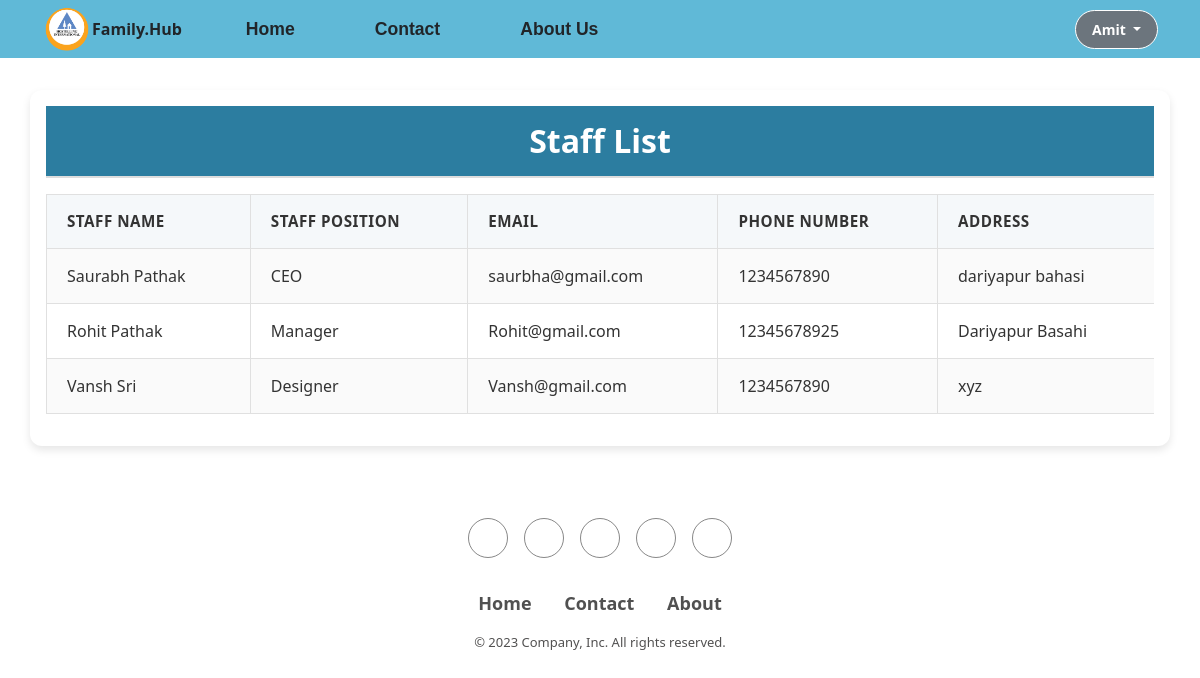
The page /staff/ (signed in) on the database its author committed.
### home/models.py (models this page shows, shortened)
class Staff(models.Model):
    name = models.CharField(max_length=100)
    designation = models.CharField(max_length=100)
    phone_number = models.CharField(max_length=15)
    email = models.EmailField(unique=True)
    address = models.TextField()
    date_of_birth = models.DateField()
    joining_date = models.DateField()
    salary = models.DecimalField(max_digits=10, decimal_places=2)

### home/views.py (the view)
# urls.py: path("staff/", views.staff_list, name="staff_list"),
@login_required
def staff_list(request):
    staff = Staff.objects.all()
    return render(request, "staff_list.html", {"staff": staff})

### templates/staff_list.html (shortened to what this page needs)
{% extends 'layout/base.html' %}
{% load static %}
{% block content %}
<div id="container">
    <h2>Staff List</h2>
    <table>
        <tr>
            <th>Staff Name</th>
            <th>Staff Position</th>
            <th>Email</th>
            <th>Phone Number</th>
            <th>Address</th>
        </tr>
        {% for staff_member in staff %}
        <tr>
            <td>{{ staff_member.name }}</td>
            <td>{{ staff_member.designation }}</td>
            <td>{{ staff_member.email }}</td>
            <td>{{ staff_member.phone_number }}</td>
            <td>{{ staff_member.address }}</td>
        </tr>
        {% endfor %}
    </table>
</div>
{% endblock content %}

### templates/components/navbar.html (shortened to what this page needs)
{% load static %}
<header class="p-1" id="navbar">
    <div class="container">
        <div class="d-flex flex-wrap align-items-center justify-content-center justify-content-lg-start">
            <img class="logo" src="{% static '/images/logo2.png' %}" style="width: 50px; height: 50px;" alt="">
            <a class="navbar-brand" href="#">
                <b>Family.Hub</b>
            </a>
            <ul class="nav col-12 col-lg-auto me-lg-auto mb-2 justify-content-center mb-md-0">
                <li><a href="{% url 'home' %}" class="nav-link active px-3 text-dark">Home</a></li>
                <li><a href="{% url 'contact' %}" class="nav-link px-3 text-dark">Contact</a></li>
                <li><a href="{% url 'about' %}" class="nav-link px-3 text-dark">About Us</a></li>
            </ul>
            <div class="text-end">
                {% if user.is_authenticated %}
                <div class="dropdown open">
                    <a class="btn btn-secondary dropdown-toggle" type="button" id="triggerId" data-bs-toggle="dropdown"
                        aria-haspopup="true" aria-expanded="false">
                        {{user.username|title}}
                    </a>
                </div>
                {% else %}
                <a href="{% url 'login' %}" class="btn  me-2">Login</a>
                <a href="{% url 'register' %}" class="btn btn-warning">Register</a>
                {% endif %}
            </div>
        </div>
    </div>
</header>

### templates/staff_list.html (style rules this page uses)
#container { background-color: #ffffff; width: 95%; margin: 2rem auto; box-shadow: 0 4px 8px rgba(0, 0, 0, 0.1); border-radius: 12px; overflow: hidden; padding: 1rem; }
h2 { text-align: center; font-size: 2rem; color: #fff; font-weight: bold; background-color: #2c7da0; margin: 0; padding: 1rem 0; border-bottom: 2px solid #ddd; }
table { width: 100%; border-collapse: collapse; margin: 1rem 0; box-sizing: border-box; }
th, td { padding: 15px 20px; text-align: left; border: 1px solid #e0e0e0; color: #333; }
th { background-color: #f5f8fa; text-transform: uppercase; font-size: 0.95rem; font-weight: 600; letter-spacing: 0.5px; }
tr:nth-child(even) { background-color: #fafafa; }
td { font-size: 1rem; }
td, th { border-right: 1px solid #e0e0e0; }
td:last-child, th:last-child { border-right: none; }

### templates/components/navbar.html (style rules this page uses)
#navbar { background-color: rgba(27, 155, 198, 0.693); }
.nav-link { font-size: 1.1rem; margin-left: 3rem; font-family: sans-serif; font-weight: bold; }
.text-end .btn { border: 1px solid #ffffff; color: #ffffff; font-size: 14px; font-weight: bold; padding: 0.5rem 1rem; border-radius: 50px; text-transform: capitalize; }

### rows shown on the page
Staff: name "Saurabh Pathak", designation "CEO", email "saurbha@gmail.com", phone_number "1234567890", address "dariyapur bahasi"
Staff: name "Rohit Pathak", designation "Manager", email "Rohit@gmail.com", phone_number "12345678925", address "Dariyapur Basahi"
Staff: name "Vansh Sri", designation "Designer", email "Vansh@gmail.com", phone_number "1234567890", address "xyz"

### other values the page prints
{{ user.username|title }} "Amit"
